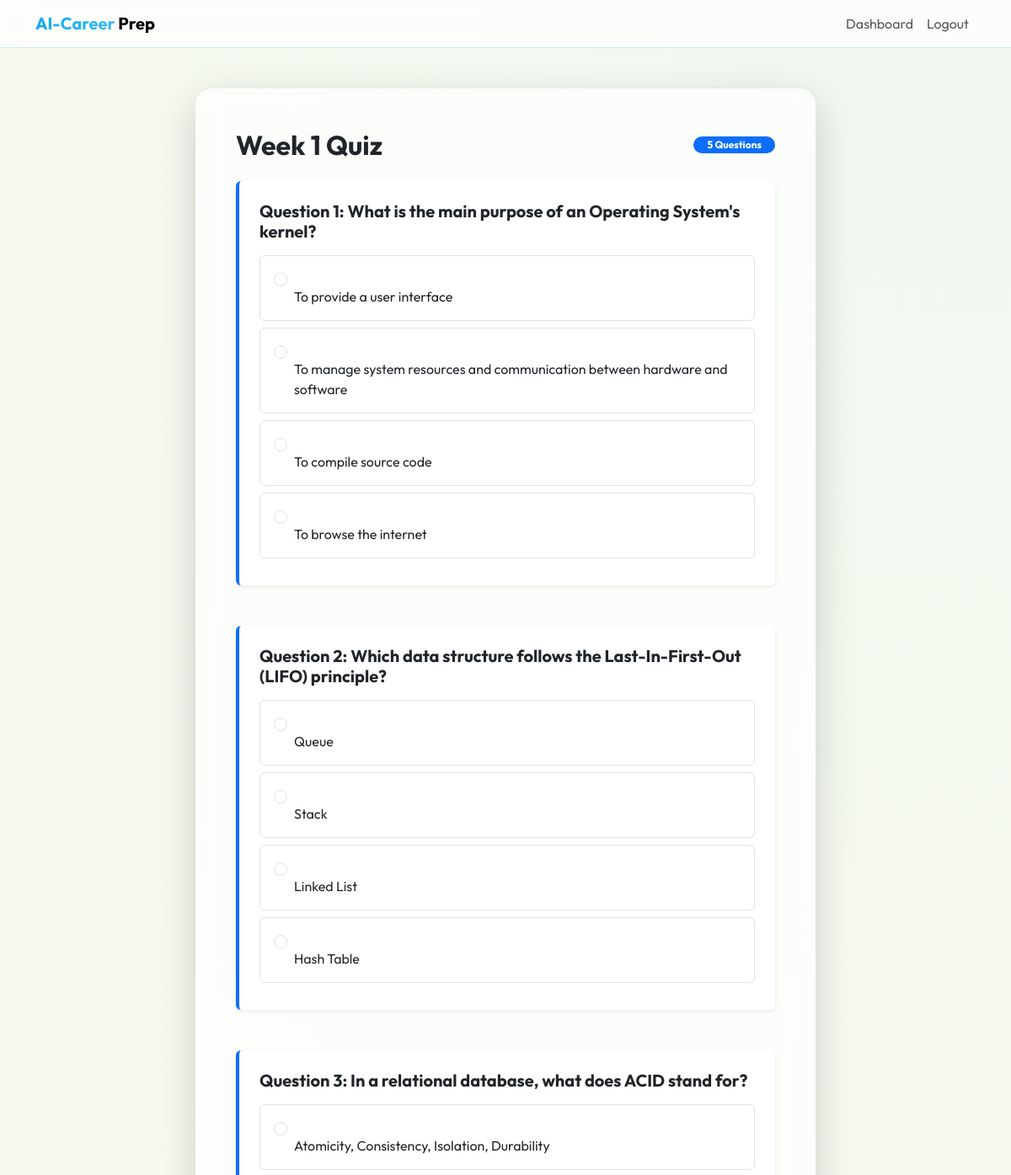
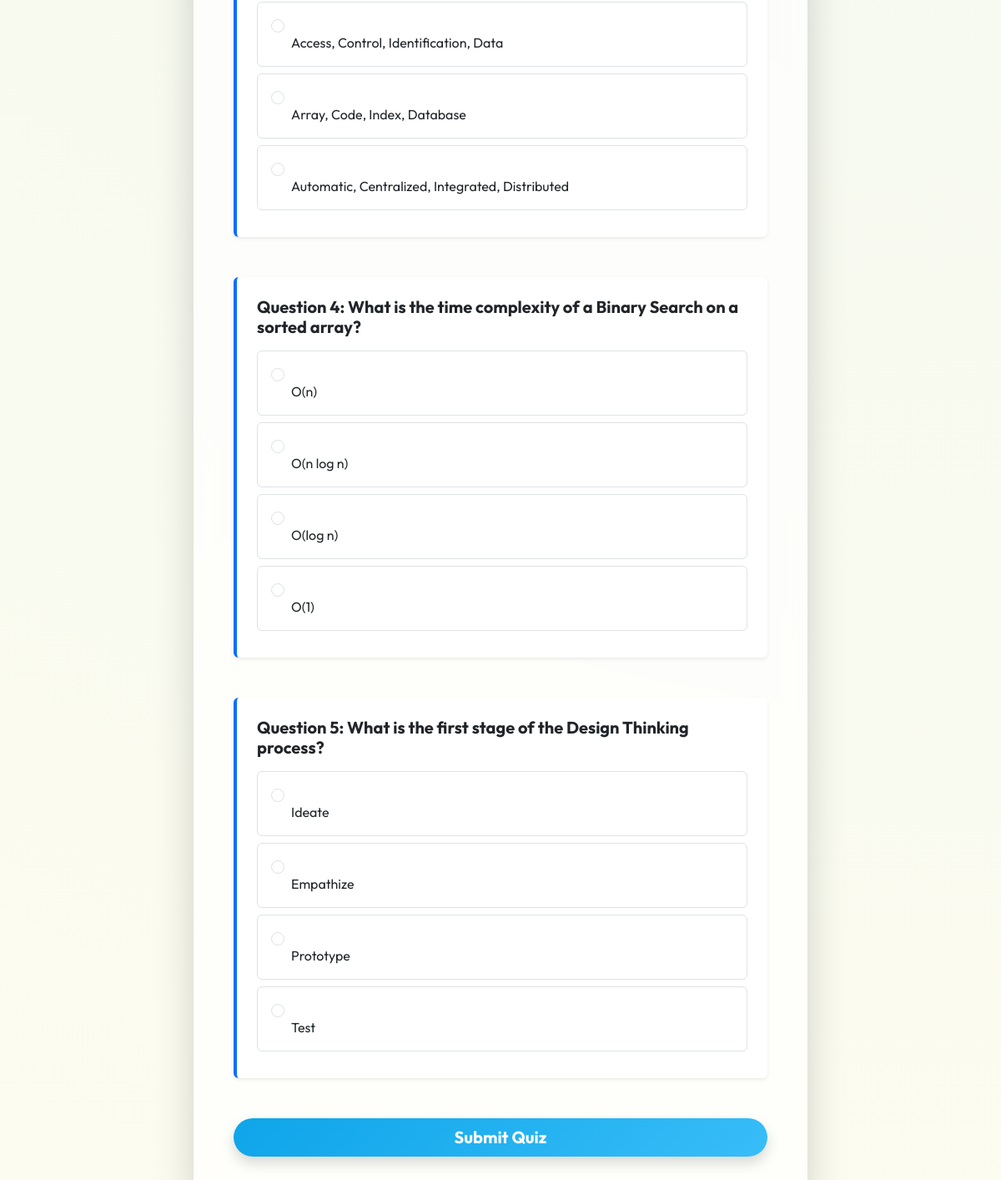
The page /quiz (signed in) on the database its author committed (2 pictures, top to bottom).
### models.py (models this page shows)
class QuizQuestion(db.Model):
    id = db.Column(db.Integer, primary_key=True)
    category = db.Column(db.String(50))
    sub_category = db.Column(db.String(100))
    week_number = db.Column(db.Integer, default=1)
    difficulty = db.Column(db.String(20))
    question_text = db.Column(db.Text, nullable=False)
    option_a = db.Column(db.String(200), nullable=False)
    option_b = db.Column(db.String(200), nullable=False)
    option_c = db.Column(db.String(200), nullable=False)
    option_d = db.Column(db.String(200), nullable=False)
    correct_option = db.Column(db.String(1), nullable=False) # A, B, C, or D

### app.py (the view, shortened to what this page needs)
@app.route('/quiz', methods=['GET', 'POST'])
@login_required
def quiz():
    from core.quiz_engine import get_quiz_questions
    from models import QuizQuestion, QuizAttempt
    week = request.args.get('week', 1, type=int)
    questions = get_quiz_questions(current_user, week_number=week)
    return render_template('quiz.html', questions=questions, week=week)

### templates/quiz.html (shortened to what this page needs)
{% extends "base.html" %}
{% block content %}
<div class="row justify-content-center">
    <div class="col-md-8">
        <div class="card card-glass p-5 shadow-lg border-0">
            <div class="d-flex justify-content-between align-items-center mb-4">
                <h2 class="fw-bold mb-0">Week {{ week }} Quiz</h2>
                <span class="badge bg-primary rounded-pill px-3">{{ questions|length }} Questions</span>
            </div>
            <form action="{{ url_for('quiz') }}" method="POST" id="quizForm">
                {% for q in questions %}
                <div class="quiz-question mb-5 p-4 rounded bg-white shadow-sm border-start border-primary border-4">
                    <h5 class="fw-bold mb-3">Question {{ loop.index }}: {{ q.question_text }}</h5>
                    <div class="options-grid">
                        <div class="form-check mb-2 p-3 border rounded hover-bg">
                            <input class="form-check-input ms-0" type="radio" name="q_{{ q.id }}" id="q{{ q.id }}a" value="A" required>
                            <label class="form-check-label ms-4 w-100" for="q{{ q.id }}a">{{ q.option_a }}</label>
                        </div>
                        <div class="form-check mb-2 p-3 border rounded hover-bg">
                            <input class="form-check-input ms-0" type="radio" name="q_{{ q.id }}" id="q{{ q.id }}b" value="B">
                            <label class="form-check-label ms-4 w-100" for="q{{ q.id }}b">{{ q.option_b }}</label>
                        </div>
                        <div class="form-check mb-2 p-3 border rounded hover-bg">
                            <input class="form-check-input ms-0" type="radio" name="q_{{ q.id }}" id="q{{ q.id }}c" value="C">
                            <label class="form-check-label ms-4 w-100" for="q{{ q.id }}c">{{ q.option_c }}</label>
                        </div>
                        <div class="form-check mb-2 p-3 border rounded hover-bg">
                            <input class="form-check-input ms-0" type="radio" name="q_{{ q.id }}" id="q{{ q.id }}d" value="D">
                            <label class="form-check-label ms-4 w-100" for="q{{ q.id }}d">{{ q.option_d }}</label>
                        </div>
                    </div>
                </div>
                {% endfor %}
                <div class="d-grid mt-4">
                    <button type="submit" class="btn btn-primary btn-lg rounded-pill fw-bold shadow">Submit Quiz</button>
                </div>
            </form>
        </div>
    </div>
</div>
{% endblock %}

### templates/base.html (shortened to what this page needs)
<!DOCTYPE html>
<html lang="en">
<head>
    <link href="https://cdn.jsdelivr.net/npm/bootstrap@5.3.0/dist/css/bootstrap.min.css" rel="stylesheet">
    <link rel="stylesheet" href="{{ url_for('static', filename='css/style.css') }}">
</head>
<body>
    <nav class="navbar navbar-expand-lg navbar-light sticky-top">
        <div class="container">
            <a class="navbar-brand fw-bold" href="{{ url_for('index') }}">
                <span style="background: var(--primary-gradient); -webkit-background-clip: text; background-clip: text; -webkit-text-fill-color: transparent;">AI-Career</span> Prep
            </a>
            <div class="collapse navbar-collapse" id="navbarNav">
                <ul class="navbar-nav ms-auto">
                    {% if current_user.is_authenticated %}
                        <li class="nav-item"><a class="nav-link" href="{{ url_for('dashboard') }}">Dashboard</a></li>
                        <li class="nav-item"><a class="nav-link" href="{{ url_for('logout') }}">Logout</a></li>
                    {% else %}
                        <li class="nav-item"><a class="nav-link" href="{{ url_for('login') }}">Login</a></li>
                        <li class="nav-item"><a class="nav-link btn btn-primary px-3 ms-lg-2" href="{{ url_for('register') }}">Get Started</a></li>
                    {% endif %}
                </ul>
            </div>
        </div>
    </nav>
    <main class="container py-5">
        {% block content %}{% endblock %}
    </main>
</body>
</html>

### static/css/style.css (style rules this page uses)
:root { --sky-blue: #0ea5e9; --sky-blue-hover: #0284c7; --cream-bg: #fdfcf0; --deep-slate: #0f172a; --glass-bg: rgba(255, 255, 255, 0.85); --glass-border: rgba(14, 165, 233, 0.15); --primary-gradient: linear-gradient(135deg, #0ea5e9 0%, #38bdf8 100%); }
body { background-color: var(--cream-bg); background-image: radial-gradient(circle at top right, rgba(14, 165, 233, 0.05), transparent); color: var(--deep-slate); min-height: 100vh; }
.card-glass { background: var(--glass-bg); backdrop-filter: blur(12px); border: 1px solid var(--glass-border); border-radius: 20px; box-shadow: 0 10px 30px rgba(14, 165, 233, 0.08); transition: transform 0.3s ease, box-shadow 0.3s ease; }

### templates/base.html (style rules this page uses)
:root { --sky-blue: #0ea5e9; --sky-blue-hover: #0284c7; --cream-bg: #fdfcf0; --deep-slate: #0f172a; --glass-bg: rgba(255, 255, 255, 0.7); --glass-border: rgba(14, 165, 233, 0.2); --primary-gradient: linear-gradient(135deg, #0ea5e9 0%, #38bdf8 100%); }
body { font-family: 'Outfit', sans-serif; background-color: var(--cream-bg); color: var(--deep-slate); min-height: 100vh; }
.navbar { background: var(--glass-bg) !important; backdrop-filter: blur(10px); border-bottom: 1px solid var(--glass-border); }
.btn-primary { background: var(--primary-gradient); border: none; box-shadow: 0 4px 15px rgba(14, 165, 233, 0.3); color: white !important; }

### rows shown on the page
QuizQuestion: question_text "What is the main purpose of an Operating System's kernel?", option_a "To provide a user interface", option_b "To manage system resources and communication between hardware and software", option_c "To compile source code", option_d "To browse the internet"
QuizQuestion: question_text "Which data structure follows the Last-In-First-Out (LIFO) principle?", option_a "Queue", option_b "Stack", option_c "Linked List", option_d "Hash Table"
QuizQuestion: question_text "In a relational database, what does ACID stand for?", option_a "Atomicity, Consistency, Isolation, Durability", option_b "Access, Control, Identification, Data", option_c "Array, Code, Index, Database", option_d "Automatic, Centralized, Integrated, Distributed"
QuizQuestion: question_text "What is the time complexity of a Binary Search on a sorted array?", option_a "O(n)", option_b "O(n log n)", option_c "O(log n)", option_d "O(1)"
QuizQuestion: question_text "What is the first stage of the Design Thinking process?", option_a "Ideate", option_b "Empathize", option_c "Prototype", option_d "Test"

### other values the page prints
{{ week }} "1"
{{ questions|length }} "5"
